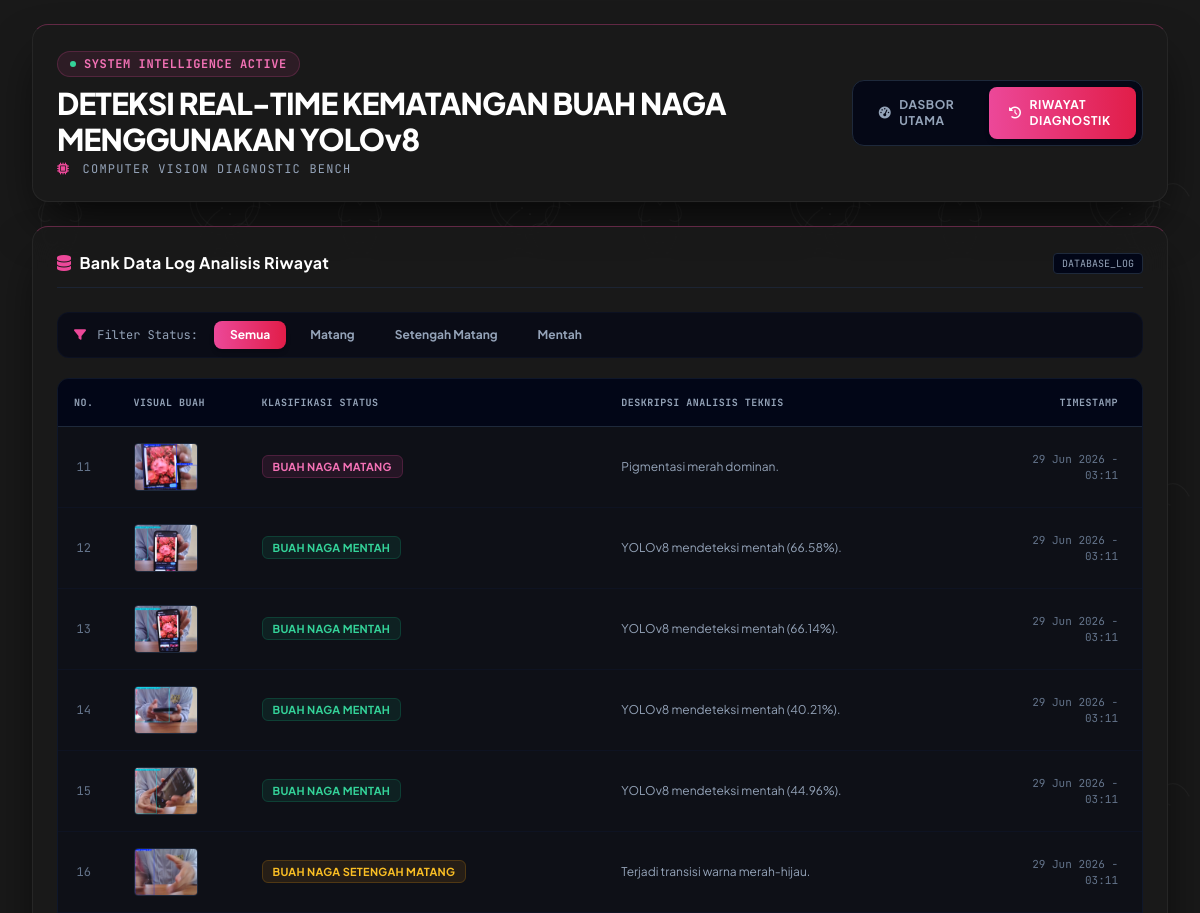
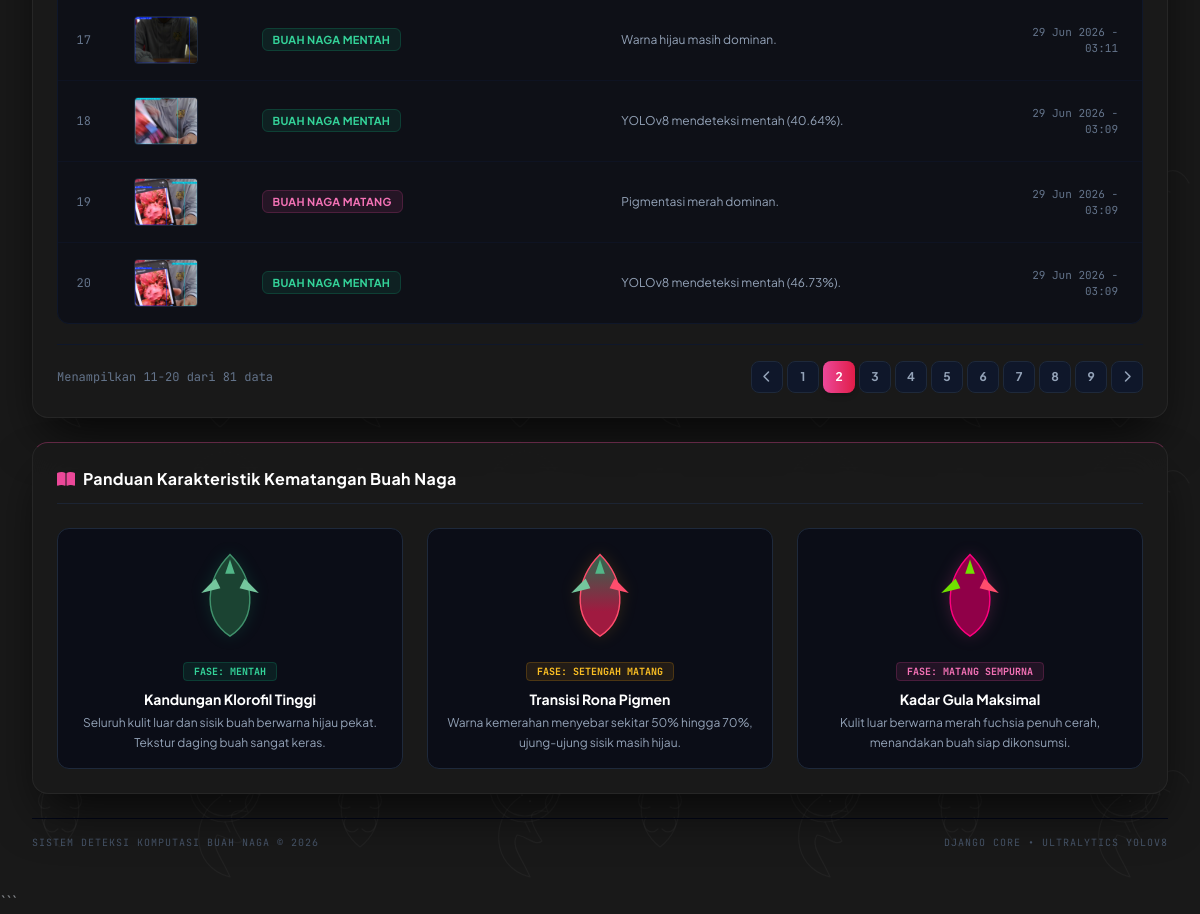
The page /?tab=history&page=2 on the database its author committed (2 pictures, top to bottom).
### detektor/models.py (models this page shows)
class RiwayatDeteksi(models.Model):
    status = models.CharField(max_length=100)
    deskripsi = models.TextField()
    image_path = models.CharField(max_length=255)
    created_at = models.DateTimeField(auto_now_add=True)
    class Meta:
        ordering = ['-created_at']

### detektor/views.py (the view, shortened to what this page needs)
# urls.py: path('', views.index, name='index'),
def index(request):
    konteks = {
        'judul_sistem': 'DETEKSI REAL-TIME KEMATANGAN BUAH NAGA MENGGUNAKAN YOLOv8',
        'pake_kamera': request.GET.get('mode') == 'kamera'
    }
    status_filter = request.GET.get('status')
    riwayat_list = RiwayatDeteksi.objects.all().order_by('-id')
    if status_filter == 'matang':
        riwayat_list = riwayat_list.filter(status='Buah Naga Matang')
    elif status_filter == 'setengah':
        riwayat_list = riwayat_list.filter(status='Buah Naga Setengah Matang')
    elif status_filter == 'mentah':
        riwayat_list = riwayat_list.filter(status='Buah Naga Mentah')
    paginator = Paginator(riwayat_list, 10)  # Batas 10 data per halaman
    page = request.GET.get('page')
    try:
        riwayat_page = paginator.page(page)
    except PageNotAnInteger:
        riwayat_page = paginator.page(1)
    except EmptyPage:
        riwayat_page = paginator.page(paginator.num_pages)
    konteks.update({
        'riwayat': riwayat_page,
        'status_filter': status_filter
    })
    return render(
        request,
        'detektor/index.html',
        konteks
    )

### detektor/templates/detektor/index.html (shortened to what this page needs)
<!DOCTYPE html>
<html lang="id">
<head>
    <script src="https://cdn.tailwindcss.com"></script>
    <link rel="stylesheet" href="https://cdnjs.cloudflare.com/ajax/libs/font-awesome/6.4.0/css/all.min.css">
</head>
<body class="text-slate-200 antialiased min-h-screen flex flex-col justify-between relative overflow-x-hidden font-sans">
    <div class="relative z-10 flex flex-col justify-between flex-grow w-full max-w-7xl mx-auto px-4 sm:px-6 lg:px-8 py-6 gap-6">
        <header class="w-full premium-panel rounded-2xl p-6 relative overflow-hidden">
            <div class="flex flex-col md:flex-row items-center justify-between gap-6 relative z-10">
                <div>
                    <div class="inline-flex items-center gap-2 px-3 py-1 rounded-full bg-pink-500/10 border border-pink-500/20 text-pink-400 text-xs font-mono font-bold tracking-wider mb-2">
                        <span class="w-1.5 h-1.5 bg-emerald-400 rounded-full animate-ping"></span> SYSTEM INTELLIGENCE ACTIVE
                    </div>
                    <h1 class="text-xl md:text-2xl lg:text-3xl font-extrabold tracking-tight text-white leading-tight">
                        {{ judul_sistem|default:"DETEKSI REAL-TIME KEMATANGAN BUAH NAGA" }}
                    </h1>
                    <p class="text-xs font-mono text-slate-400 mt-1 uppercase tracking-widest">
                        <i class="fa-solid fa-microchip text-pink-500 mr-1"></i> Computer Vision Diagnostic Bench
                    </p>
                </div>
                <div class="flex items-center gap-2 bg-slate-950/80 p-1.5 rounded-xl border border-slate-800 w-full md:w-auto">
                    <a href="/" id="btn-tab-dashboard" class="flex-1 md:flex-initial flex items-center justify-center gap-2 px-5 py-2.5 rounded-lg text-xs font-bold uppercase tracking-wider transition-all bg-gradient-to-r from-pink-500 to-rose-600 text-white shadow-md">
                        <i class="fa-solid fa-gauge-high"></i> Dasbor Utama
                    </a>
                    <a href="?tab=history" id="btn-tab-history" class="flex-1 md:flex-initial flex items-center justify-center gap-2 px-5 py-2.5 rounded-lg text-xs font-bold uppercase tracking-wider transition-all text-slate-400 hover:text-slate-200">
                        <i class="fa-solid fa-clock-rotate-left"></i> Riwayat Diagnostik
                    </a>
                </div>
            </div>
        </header>
        <main id="tab-history" class="hidden w-full premium-panel rounded-2xl p-6 transition-all duration-300">
            <div class="flex items-center justify-between mb-6 pb-3 border-b border-slate-800/80">
                <h2 class="font-bold text-white tracking-wide flex items-center gap-2 text-sm md:text-base">
                    <i class="fa-solid fa-database text-pink-500"></i> Bank Data Log Analisis Riwayat
                </h2>
                <span class="text-[10px] font-mono bg-slate-950 px-2 py-0.5 rounded border border-slate-800 text-slate-400">DATABASE_LOG</span>
            </div>
            <div class="flex flex-wrap items-center gap-2 mb-5 p-2 rounded-xl bg-slate-950/60 border border-slate-900/60">
                <span class="text-xs font-mono text-slate-400 px-2"><i class="fa-solid fa-filter text-pink-500 mr-1"></i> Filter Status:</span>
                <a href="?tab=history" class="px-4 py-1.5 rounded-lg text-xs font-bold transition-all {% if not status_filter %} bg-gradient-to-r from-pink-500 to-rose-600 text-white shadow-md {% else %} text-slate-400 hover:text-slate-200 hover:bg-slate-900 {% endif %}">
                    Semua
                </a>
                <a href="?tab=history&status=matang" class="px-4 py-1.5 rounded-lg text-xs font-bold transition-all {% if status_filter == 'matang' %} bg-gradient-to-r from-pink-500 to-rose-600 text-white shadow-md {% else %} text-slate-400 hover:text-slate-200 hover:bg-slate-900 {% endif %}">
                    Matang
                </a>
                <a href="?tab=history&status=setengah" class="px-4 py-1.5 rounded-lg text-xs font-bold transition-all {% if status_filter == 'setengah' %} bg-gradient-to-r from-pink-500 to-rose-600 text-white shadow-md {% else %} text-slate-400 hover:text-slate-200 hover:bg-slate-900 {% endif %}">
                    Setengah Matang
                </a>
                <a href="?tab=history&status=mentah" class="px-4 py-1.5 rounded-lg text-xs font-bold transition-all {% if status_filter == 'mentah' %} bg-gradient-to-r from-pink-500 to-rose-600 text-white shadow-md {% else %} text-slate-400 hover:text-slate-200 hover:bg-slate-900 {% endif %}">
                    Mentah
                </a>
            </div>
            <div class="overflow-x-auto rounded-xl border border-slate-900 bg-slate-950/40">
                <table class="w-full text-left border-collapse">
                    <thead>
                        <tr class="bg-slate-950 text-slate-400 uppercase text-[10px] font-mono border-b border-slate-800 tracking-wider">
                            <th class="py-4 px-4 text-center w-12">No.</th>
                            <th class="py-4 px-6 w-32">Visual Buah</th>
                            <th class="py-4 px-6">Klasifikasi Status</th>
                            <th class="py-4 px-6 hidden md:table-cell">Deskripsi Analisis Teknis</th>
                            <th class="py-4 px-6 text-right w-40">Timestamp</th>
                        </tr>
                    </thead>
                    <tbody class="divide-y divide-slate-900/60 text-xs text-slate-300">
                        {% for item in riwayat %}
                        <tr class="hover:bg-slate-900/40 transition-colors">
                            <td class="py-4 px-4 font-mono text-center text-slate-500">{{ riwayat.start_index|add:forloop.counter0 }}</td>
                            <td class="py-4 px-6">
                                <div class="w-16 h-12 rounded bg-black/30 border border-slate-800 overflow-hidden relative group">
                                    <img src="{{ item.image_path }}" class="w-full h-full object-cover" alt="Log">
                                </div>
                            </td>
                            <td class="py-4 px-6">
                                <span class="px-2.5 py-1 rounded-md font-bold text-[11px] uppercase tracking-wide
                                    {% if 'Matang Sempurna' in item.status or 'Matang' in item.status and not 'Setengah' in item.status %} bg-pink-500/10 text-pink-400 border border-pink-500/20
                                    {% elif 'Setengah' in item.status %} bg-amber-500/10 text-amber-400 border border-amber-500/20
                                    {% elif 'Mentah' in item.status %} bg-emerald-500/10 text-emerald-400 border border-emerald-500/20
                                    {% else %} bg-rose-500/10 text-rose-400 border border-rose-500/20 {% endif %}">
                                    {{ item.status }}
                                </span>
                            </td>
                            <td class="py-4 px-6 text-slate-400 hidden md:table-cell max-w-xs truncate">{{ item.deskripsi }}</td>
                            <td class="py-4 px-6 text-right font-mono text-slate-500 text-[11px]">{{ item.created_at|date:"d M Y - H:i" }}</td>
                        </tr>
                        {% endfor %}
                    </tbody>
                </table>
            </div>
            {% if riwayat.has_other_pages %}
            <div class="flex flex-col sm:flex-row items-center justify-between mt-5 pt-4 border-t border-slate-900 gap-4">
                <div class="text-xs text-slate-500 font-mono">
                    Menampilkan {{ riwayat.start_index }}-{{ riwayat.end_index }} dari {{ riwayat.paginator.count }} data
                </div>
                <div class="flex items-center gap-1">
                    {% if riwayat.has_previous %}
                        <a href="?tab=history{% if status_filter %}&status={{ status_filter }}{% endif %}&page={{ riwayat.previous_page_number }}" class="w-8 h-8 rounded-lg bg-slate-900 border border-slate-800 text-slate-400 hover:text-white flex items-center justify-center text-xs font-bold transition-all">
                            <i class="fa-solid fa-chevron-left"></i>
                        </a>
                    {% endif %}
                    {% for i in riwayat.paginator.page_range %}
                        {% if riwayat.number == i %}
                            <span class="w-8 h-8 rounded-lg bg-gradient-to-r from-pink-500 to-rose-600 text-white flex items-center justify-center text-xs font-bold shadow-md">
                                {{ i }}
                            </span>
                        {% else %}
                            <a href="?tab=history{% if status_filter %}&status={{ status_filter }}{% endif %}&page={{ i }}" class="w-8 h-8 rounded-lg bg-slate-900 border border-slate-800 text-slate-400 hover:text-white flex items-center justify-center text-xs font-bold transition-all">
                                {{ i }}
                            </a>
                        {% endif %}
                    {% endfor %}
                    {% if riwayat.has_next %}
                        <a href="?tab=history{% if status_filter %}&status={{ status_filter }}{% endif %}&page={{ riwayat.next_page_number }}" class="w-8 h-8 rounded-lg bg-slate-900 border border-slate-800 text-slate-400 hover:text-white flex items-center justify-center text-xs font-bold transition-all">
                            <i class="fa-solid fa-chevron-right"></i>
                        </a>
                    {% endif %}
                </div>
            </div>
            {% endif %}
        </main>
        <section class="w-full premium-panel rounded-2xl p-6">
            <div class="flex items-center gap-2 mb-6 pb-3 border-b border-slate-800/80">
                <i class="fa-solid fa-book-open text-pink-500"></i>
                <h2 class="font-bold text-white tracking-wide text-sm md:text-base">Panduan Karakteristik Kematangan Buah Naga</h2>
            </div>
            <div class="grid grid-cols-1 md:grid-cols-3 gap-6">
                <div class="bg-slate-950/60 rounded-xl p-4 border border-slate-800 flex flex-col items-center text-center gap-4">
                    <div class="w-24 h-24 filter drop-shadow-[0_0_8px_rgba(16,185,129,0.15)]">
                        <svg viewBox="0 0 100 100" class="w-full h-full">
                            <path d="M50 10 C25 35 20 75 50 95 C80 75 75 35 50 10 Z" fill="#1b4332" stroke="#40916c" stroke-width="1.5"/>
                            <path d="M50 15 L45 30 L55 30 Z" fill="#52b788"/>
                            <path d="M35 35 L20 50 L40 45 Z" fill="#74c69d"/>
                            <path d="M65 35 L80 50 L60 45 Z" fill="#74c69d"/>
                        </svg>
                    </div>
                    <div>
                        <span class="px-2.5 py-0.5 rounded text-[10px] font-bold font-mono bg-emerald-500/10 text-emerald-400 border border-emerald-500/20">FASE: MENTAH</span>
                        <h3 class="text-sm font-bold text-white mt-2">Kandungan Klorofil Tinggi</h3>
                        <p class="text-xs text-slate-400 mt-1 leading-relaxed">Seluruh kulit luar dan sisik buah berwarna hijau pekat. Tekstur daging buah sangat keras.</p>
                    </div>
                </div>
                <div class="bg-slate-950/60 rounded-xl p-4 border border-slate-800 flex flex-col items-center text-center gap-4">
                    <div class="w-24 h-24 filter drop-shadow-[0_0_8px_rgba(245,158,11,0.15)]">
                    </div>
                    <div>
                        <span class="px-2.5 py-0.5 rounded text-[10px] font-bold font-mono bg-amber-500/10 text-amber-400 border border-amber-500/20">FASE: SETENGAH MATANG</span>
                        <h3 class="text-sm font-bold text-white mt-2">Transisi Rona Pigmen</h3>
                        <p class="text-xs text-slate-400 mt-1 leading-relaxed">Warna kemerahan menyebar sekitar 50% hingga 70%, ujung-ujung sisik masih hijau.</p>
                    </div>
                </div>
                <div class="bg-slate-950/60 rounded-xl p-4 border border-slate-800 flex flex-col items-center text-center gap-4">
                    <div class="w-24 h-24 filter drop-shadow-[0_0_8px_rgba(236,72,153,0.2)]">
                        <svg viewBox="0 0 100 100" class="w-full h-full">
                            <path d="M50 10 C25 35 20 75 50 95 C80 75 75 35 50 10 Z" fill="#900048" stroke="#ff007f" stroke-width="1.5"/>
                            <path d="M50 15 L45 30 L55 30 Z" fill="#70e000"/>
                            <path d="M35 35 L20 50 L40 45 Z" fill="#70e000"/>
                            <path d="M65 35 L80 50 L60 45 Z" fill="#ff4d6d"/>
                        </svg>
                    </div>
                    <div>
                        <span class="px-2.5 py-0.5 rounded text-[10px] font-bold font-mono bg-pink-500/10 text-pink-400 border border-pink-500/20">FASE: MATANG SEMPURNA</span>
                        <h3 class="text-sm font-bold text-white mt-2">Kadar Gula Maksimal</h3>
                        <p class="text-xs text-slate-400 mt-1 leading-relaxed">Kulit luar berwarna merah fuchsia penuh cerah, menandakan buah siap dikonsumsi.</p>
                    </div>
                </div>
            </div>
        </section>
        <footer class="text-center py-4 border-t border-slate-950 text-[10px] font-mono text-slate-600 tracking-widest uppercase flex flex-col sm:flex-row items-center justify-between gap-2">
            <p>Sistem Deteksi Komputasi Buah Naga &copy; 2026</p>
            <p>Django Core &bull; Ultralytics YOLOv8</p>
        </footer>
    </div>
</body>
</html>

### detektor/templates/detektor/index.html (style rules this page uses)
body { background-color: #222222; background-repeat: repeat; }
.premium-panel { background: rgba(26, 26, 26, 0.88); backdrop-filter: blur(16px); -webkit-backdrop-filter: blur(16px); border: 1px solid rgba(255, 255, 255, 0.06); border-top: 1px solid rgba(236, 72, 153, 0.35); box-shadow: 0 25px 50px -12px rgba(0, 0, 0, 0.75); }

### rows shown on the page
RiwayatDeteksi: start_index|add "11", image_path (picture), status "BUAH NAGA MATANG", deskripsi "Pigmentasi merah dominan.", created_at "29 Jun 2026 - 03:11"
RiwayatDeteksi: start_index|add "12", image_path (picture), status "BUAH NAGA MENTAH", deskripsi "YOLOv8 mendeteksi mentah (66.58%).", created_at "29 Jun 2026 - 03:11"
RiwayatDeteksi: start_index|add "13", image_path (picture), status "BUAH NAGA MENTAH", deskripsi "YOLOv8 mendeteksi mentah (66.14%).", created_at "29 Jun 2026 - 03:11"
RiwayatDeteksi: start_index|add "14", image_path (picture), status "BUAH NAGA MENTAH", deskripsi "YOLOv8 mendeteksi mentah (40.21%).", created_at "29 Jun 2026 - 03:11"
RiwayatDeteksi: start_index|add "15", image_path (picture), status "BUAH NAGA MENTAH", deskripsi "YOLOv8 mendeteksi mentah (44.96%).", created_at "29 Jun 2026 - 03:11"
RiwayatDeteksi: start_index|add "16", image_path (picture), status "BUAH NAGA SETENGAH MATANG", deskripsi "Terjadi transisi warna merah-hijau.", created_at "29 Jun 2026 - 03:11"
RiwayatDeteksi: start_index|add "17", image_path (picture), status "BUAH NAGA MENTAH", deskripsi "Warna hijau masih dominan.", created_at "29 Jun 2026 - 03:11"
RiwayatDeteksi: start_index|add "18", image_path (picture), status "BUAH NAGA MENTAH", deskripsi "YOLOv8 mendeteksi mentah (40.64%).", created_at "29 Jun 2026 - 03:09"
RiwayatDeteksi: start_index|add "19", image_path (picture), status "BUAH NAGA MATANG", deskripsi "Pigmentasi merah dominan.", created_at "29 Jun 2026 - 03:09"
RiwayatDeteksi: start_index|add "20", image_path (picture), status "BUAH NAGA MENTAH", deskripsi "YOLOv8 mendeteksi mentah (46.73%).", created_at "29 Jun 2026 - 03:09"

### other values the page prints
{{ judul_sistem|default:"DETEKSI REAL-TIME KEMATANGAN BUAH NAGA" }} "DETEKSI REAL-TIME KEMATANGAN BUAH NAGA MENGGUNAKAN YOLOv8"
{{ riwayat.start_index }} "11"
{{ riwayat.end_index }} "20"
{{ riwayat.paginator.count }} "81"
{{ i }} "1" "3" "4" "5" "6" "7" "8" "9"
{{ i }} "2"
